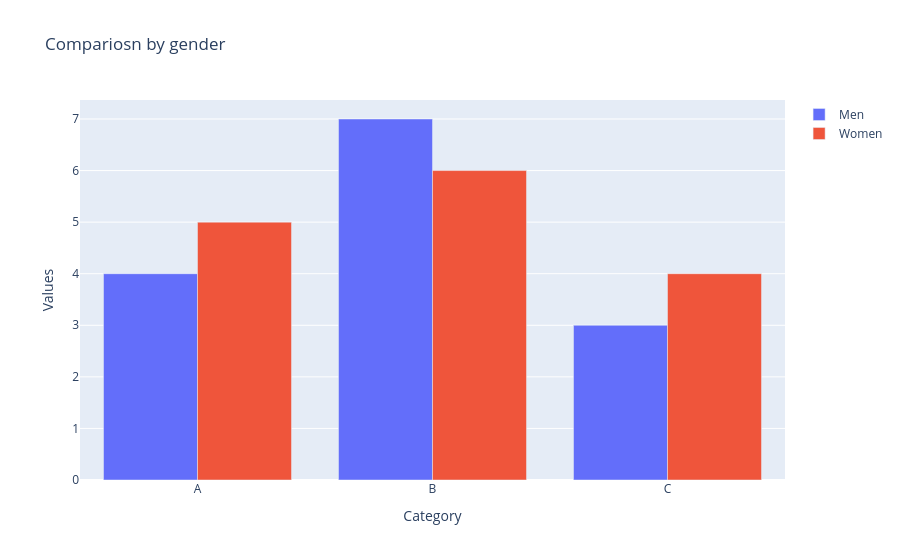

Write notebook code for a chart like this one.
### Code cell
fig.update_layout(title=dict(text = 'Compariosn by gender'),xaxis_title='Category',yaxis_title='Values')
fig.show()

### Figure 1 — Plotly figure (JSON) as saved in the notebook; plotly's stock layout.template omitted (floating-point values rounded to 4 significant figures)
{"data": [{"name": "Men", "type": "bar", "x": ["A", "B", "C"], "y": [4, 7, 3]}, {"name": "Women", "type": "bar", "x": ["A", "B", "C"], "y": [5, 6, 4]}], "layout": {"autosize": true, "title": {"text": "Compariosn by gender"}, "xaxis": {"autorange": true, "range": [-0.5, 2.5], "title": {"text": "Category"}, "type": "category"}, "yaxis": {"autorange": true, "range": [0, 7.368], "title": {"text": "Values"}, "type": "linear"}}}
